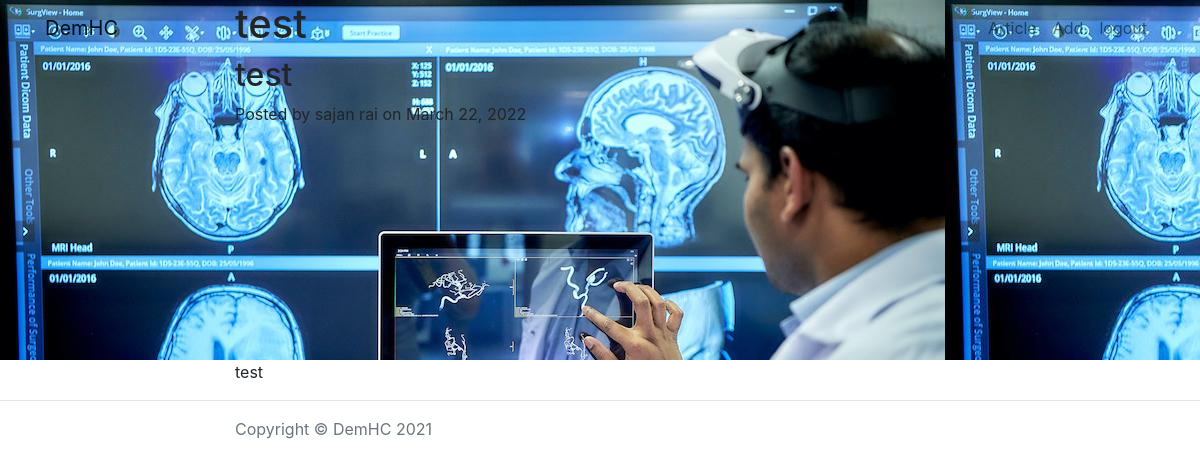
Page /post/6 (signed in) on the committed database.
### app.py (models this page shows)
class Blogpost(db.Model):
    id = db.Column(db.Integer, primary_key=True)
    title = db.Column(db.String(50))
    subtitle = db.Column(db.String(50))
    author = db.Column(db.String(20))
    date_posted = db.Column(db.DateTime)
    content = db.Column(db.Text)

### app.py (the view)
@app.route('/post/<int:post_id>',methods=['GET','POST'])
@login_required
def post(post_id):
    post = Blogpost.query.filter_by(id=post_id).one()
    return render_template('post.html',post=post)

### app.py (called while the page is built)
@login_manager.user_loader
def load_user(user_id):
    return User.query.get(int(user_id))

### templates/post.html (shortened to what this page needs)
<!DOCTYPE html>
<html lang="en">
<head>
    <link rel="stylesheet" href="https://stackpath.bootstrapcdn.com/bootstrap/4.1.3/css/bootstrap.min.css">
    <link rel="stylesheet" href="https://use.fontawesome.com/releases/v5.6.1/css/all.css">
</head>
<body>
    <nav class="navbar navbar-expand-lg navbar-light fixed-top" id="mainNav">
        <div class="container">
            <a class="navbar-brand" href="{{ url_for('index') }}">DemHC</a>
            <div class="collapse navbar-collapse" id="navbarResponsive">
                <ul class="navbar-nav ml-auto">
                    <li class="nav-item">
                        <a class="nav-link" href="{{ url_for('article') }}">Article</a>
                    </li>
                    <li class="nav-item">
                        <a class="nav-link" href="{{ url_for('add') }}">Add</a>
                    </li>
                    <li class="nav-item">
                        <a class="nav-link" href="{{ url_for('logout') }}">logout</a>
                    </li>
                </ul>
            </div>
        </div>
    </nav>
    <header class="masthead" style="background-image:  url('static/p.jpeg'); height: 45vh;">
        <div class="container">
            <div class="row">
                <div class="col-lg-8 col-md-10 mx-auto">
                    <div class="post-heading">
                        <h1>{{ post.title }}</h1>
                        <h2 class="subheading">{{ post.subtitle }}</h2>
                        <span class="meta">Posted by
                {{ post.author }}
                on {{ post.date_posted.strftime('%B %d, %Y') }}</span>
                    </div>
                </div>
            </div>
        </div>
    </header>
    <article>
        <div class="container">
            <div class="row">
                <div class="col-lg-8 col-md-10 mx-auto">
                    {{ post.content|safe }}
                </div>
            </div>
        </div>
    </article>
    <hr>
    <footer>
        <div class="container">
            <div class="row">
                <div class="col-lg-8 col-md-10 mx-auto">
                    <p class="copyright text-muted">Copyright &copy; DemHC 2021</p>
                </div>
            </div>
        </div>
    </footer>
</body>
</html>

### rows in the picture
Blogpost: title "test", subtitle "test", author "sajan rai", date_posted "March 22, 2022", content "test"
